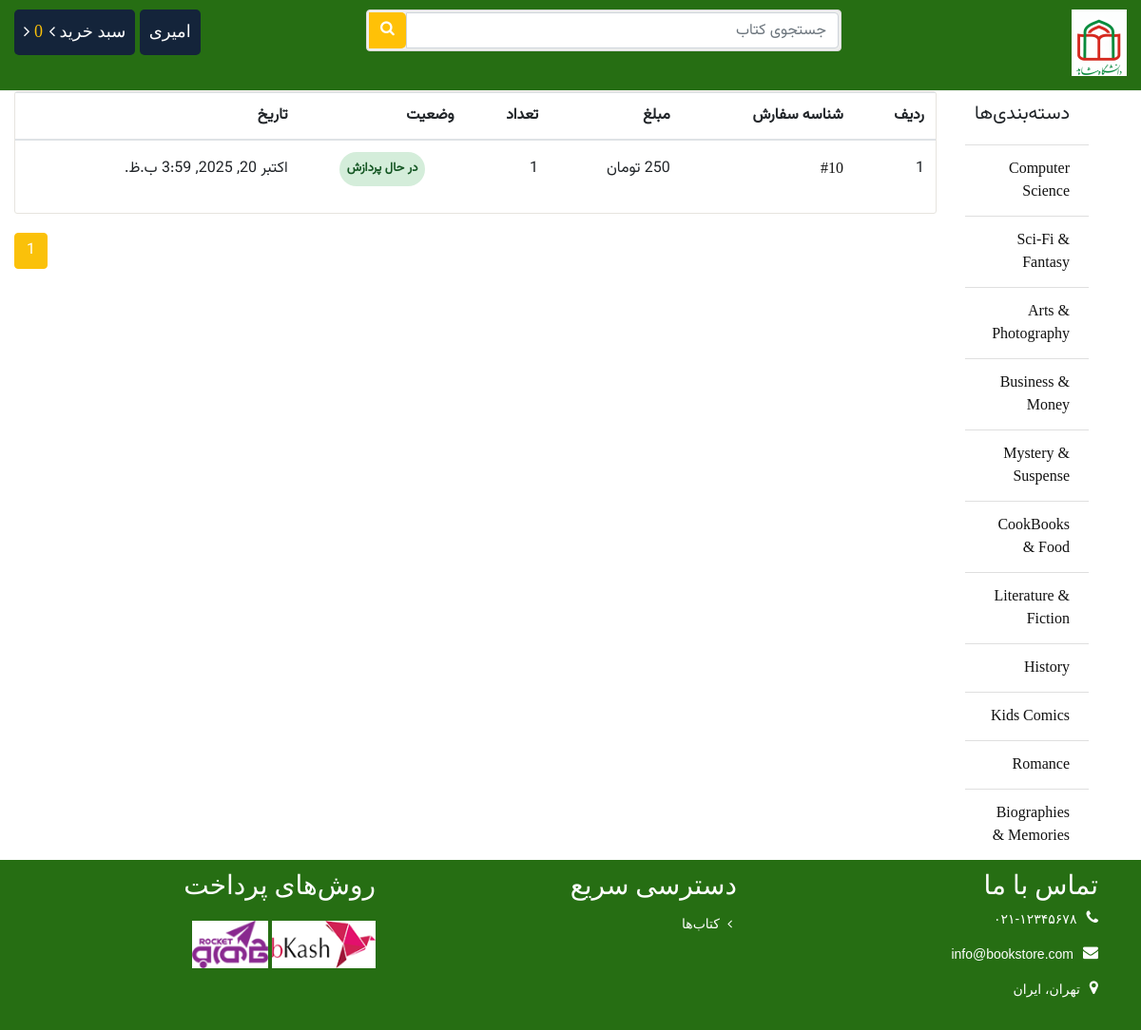
Before: /order/ (signed in) with the older database file.
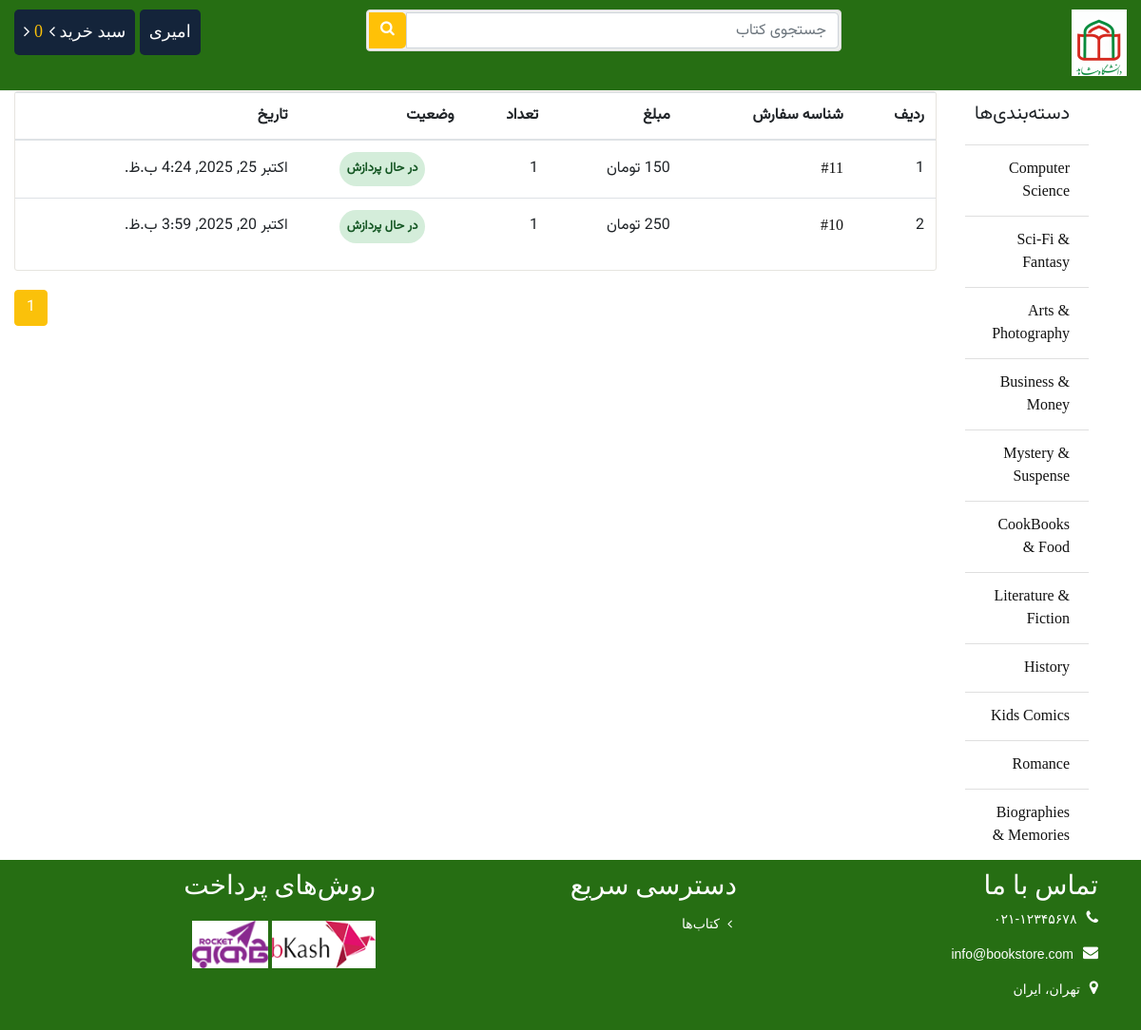
After: the same page with the newer database file.
### store/models.py (models this page shows, shortened)
class Category(models.Model):
	name = models.CharField(max_length = 100)
	slug = models.SlugField(max_length = 150, unique=True ,db_index=True)
	icon = models.FileField(upload_to = "category/")
	create_at = models.DateTimeField(auto_now_add = True)
	updated_at = models.DateTimeField(auto_now_add = True)

### order/models.py (models this page shows, shortened)
class Order(models.Model):
	customer = models.ForeignKey(User, on_delete = models.CASCADE)
	name = models.CharField(max_length=30)
	email = models.EmailField()
	phone = models.CharField(max_length=16)
	address = models.CharField(max_length=150)
	division = models.CharField(max_length=20)
	district = models.CharField(max_length=30)
	zip_code = models.CharField(max_length=30)
	payment_method = models.CharField(max_length = 20)
	account_no = models.CharField(max_length = 20)
	transaction_id = models.IntegerField()
	payable = models.IntegerField()
	totalbook = models.IntegerField()
	created = models.DateTimeField(auto_now_add=True)
	updated = models.DateTimeField(auto_now=True)
	paid = models.BooleanField(default=False)
	class Meta:
		ordering = ('-created', )

### order/views.py (the view)
# urls.py: path('', views.order_list, name="order_list"),
def order_list(request):
	my_order = Order.objects.filter(customer_id = request.user.id).order_by('-created')
	paginator = Paginator(my_order, 5)
	page = request.GET.get('page')
	myorder = paginator.get_page(page)
	return render(request, 'order/list.html', {"myorder": myorder})

### cart/cart.py (called while the page is built)
    def __len__(self):
        return sum(item['quantity'] for item in self.cart.values())

### store/context_processors.py (called while the page is built)
def sidebar(request):
	categories = Category.objects.all()
	context = {
		"cat":categories
	}
	return context

def cart(request):
	cart = Cart(request)
	context = {
		"cart": cart
	}
	return context

### order/templates/order/list.html (shortened to what this page needs)
{% extends 'store/base.html' %}
{% load static %}
{% block container %}
<div class="cart_info">
    <table class="table table-hover">
        <thead class="text-center">
            <tr>
                <th scope="col">ردیف</th>
                <th scope="col">شناسه سفارش</th>
                <th scope="col">مبلغ</th>
                <th scope="col">تعداد</th>
                <th scope="col">وضعیت</th>
                <th scope="col">تاریخ</th>
            </tr>
        </thead>
        <tbody class="text-center">
            {% for morder in myorder %}
            <tr>
                <td>{{ forloop.counter }}</td>
                <td><a href="{% url 'order:order_details' id=morder.id %}">#{{ morder.id }}</a></td>
                <td>{{ morder.payable }} تومان</td>
                <td>{{ morder.totalbook }}</td>
                <td class="text-center">
                    {% if morder.paid == True %}
                    <p class="status3">تایید شده</p>
                    {% else %}
                    <p class="status1">در حال پردازش</p>
                    {% endif %}
                </td>
                <td>{{ morder.created }}</td>
            </tr>
            {% endfor %}
        </tbody>
    </table>
</div>
<div class="d-pagination">
    <ul class="pagination">
    {% for ord in myorder.paginator.page_range %}
        {% if myorder.number == ord %}
            <li class="page-item active">
                <span class="page-link">{{ ord }}
                </span>
            </li>
        {% elif ord > myorder.number|add:'-3' and ord < myorder.number|add:'3' %}
            <li class="page-item">
                <a class="page-link" href="?page={{ ord }}">{{ ord }}</a>
            </li>
        {% endif %}
    {% endfor %}
    </ul>
</div>
{% endblock %}

### store/templates/store/bin/sidebar.html
<ul class="list-group list-group-flush">
	<li class="list-group-item"><h5>دسته‌بندی‌ها</h5></li>
	{% for p in cat %}
	<li class="list-group-item"><a href="{% url 'store:category' id=p.id %}">{{p.name}}</a></li>
	{% endfor %}
</ul>

Changed rows visible on the page:
added Order: id "11", totalbook "1", paid "در حال پردازش", created "اکتبر 25, 2025, 4:24 ب.ظ."
